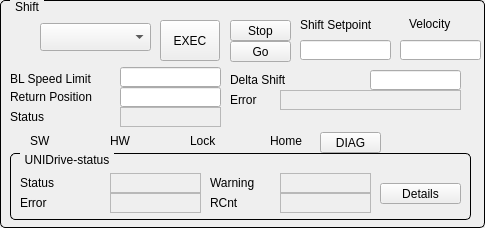
   <widget class="QGroupBox" name="titleGroupBox_5">
    <property name="geometry">
     <rect>
      <x>420</x>
      <y>230</y>
      <width>485</width>
      <height>228</height>
     </rect>
    </property>
    <property name="styleSheet">
     <string notr="true">QGroupBox {
     border: 1px solid black;
     border-radius: 5px;
     margin-top: 0.5em;
 }
 
 QGroupBox::title {
     subcontrol-origin: margin;
     left: 10px;
     padding: 0 3px 0 3px;
 }</string>
    </property>
    <property name="title">
     <string>Shift</string>
    </property>
    <widget class="QEPushButton" name="btnEXEC_3">
     <property name="geometry">
      <rect>
       <x>160</x>
       <y>20</y>
       <width>60</width>
       <height>41</height>
      </rect>
     </property>
     <property name="text">
      <string>EXEC</string>
     </property>
     <property name="variable" stdset="0">
      <string>UE56IS:SBaseCmdCalc.PROC</string>
     </property>
     <property name="pressText">
      <string>1</string>
     </property>
     <property name="clickText">
      <string>1</string>
     </property>
    </widget>
    <widget class="QLabel" name="label_57">
     <property name="geometry">
      <rect>
       <x>409</x>
       <y>14</y>
       <width>61</width>
       <height>20</height>
      </rect>
     </property>
     <property name="text">
      <string>Velocity</string>
     </property>
    </widget>
    <widget class="QELineEdit" name="qelineedit_18">
     <property name="geometry">
      <rect>
       <x>400</x>
       <y>40</y>
       <width>81</width>
       <height>20</height>
      </rect>
     </property>
     <property name="variable" stdset="0">
      <string>UE56IS:SDiagPhyVelSet</string>
     </property>
     <property name="displayAlarmStateOption" stdset="0">
      <enum>QE::Never</enum>
     </property>
     <property name="useDbPrecision">
      <bool>false</bool>
     </property>
    </widget>
    <widget class="QLabel" name="label_58">
     <property name="geometry">
      <rect>
       <x>230</x>
       <y>70</y>
       <width>100</width>
       <height>20</height>
      </rect>
     </property>
     <property name="text">
      <string>Delta Shift</string>
     </property>
    </widget>
    <widget class="QEComboBox" name="qecombobox_3">
     <property name="geometry">
      <rect>
       <x>40</x>
       <y>23</y>
       <width>111</width>
       <height>28</height>
      </rect>
     </property>
     <property name="variable" stdset="0">
      <string>UE56IS:SBaseCmdMcmd</string>
     </property>
    </widget>
    <widget class="QELineEdit" name="qelineedit_20">
     <property name="geometry">
      <rect>
       <x>370</x>
       <y>70</y>
       <width>91</width>
       <height>20</height>
      </rect>
     </property>
     <property name="variable" stdset="0">
      <string>UE56IS:SBaseParGapTrs</string>
     </property>
     <property name="useDbPrecision">
      <bool>false</bool>
     </property>
    </widget>
    <widget class="QELabel" name="qelabel_33">
     <property name="geometry">
      <rect>
       <x>280</x>
       <y>90</y>
       <width>181</width>
       <height>20</height>
      </rect>
     </property>
     <property name="frameShape">
      <enum>QFrame::StyledPanel</enum>
     </property>
     <property name="variable" stdset="0">
      <string>UE56IS:SBaseStatIELbl</string>
     </property>
    </widget>
    <widget class="QLabel" name="label_60">
     <property name="geometry">
      <rect>
       <x>10</x>
       <y>107</y>
       <width>61</width>
       <height>20</height>
      </rect>
     </property>
     <property name="text">
      <string>Status</string>
     </property>
    </widget>
    <widget class="QLabel" name="label_61">
     <property name="geometry">
      <rect>
       <x>230</x>
       <y>90</y>
       <width>41</width>
       <height>20</height>
      </rect>
     </property>
     <property name="text">
      <string>Error</string>
     </property>
    </widget>
    <widget class="QELabel" name="qelabel_34">
     <property name="geometry">
      <rect>
       <x>120</x>
       <y>107</y>
       <width>101</width>
       <height>20</height>
      </rect>
     </property>
     <property name="frameShape">
      <enum>QFrame::StyledPanel</enum>
     </property>
     <property name="variable" stdset="0">
      <string>UE56IS:SBaseStatISLbl</string>
     </property>
    </widget>
    <widget class="QESimpleShape" name="qesimpleshape_17">
     <property name="geometry">
      <rect>
       <x>466</x>
       <y>92</y>
       <width>16</width>
       <height>16</height>
      </rect>
     </property>
     <property name="colour1" stdset="0">
      <color>
       <red>204</red>
       <green>0</green>
       <blue>0</blue>
      </color>
     </property>
     <property name="variable" stdset="0">
      <string>UE56IS:SBaseStatHalt</string>
     </property>
    </widget>
    <widget class="QLabel" name="label_31">
     <property name="geometry">
      <rect>
       <x>300</x>
       <y>10</y>
       <width>91</width>
       <height>30</height>
      </rect>
     </property>
     <property name="text">
      <string>Shift Setpoint</string>
     </property>
    </widget>
    <widget class="QELineEdit" name="qelineedit_17">
     <property name="geometry">
      <rect>
       <x>300</x>
       <y>40</y>
       <width>91</width>
       <height>20</height>
      </rect>
     </property>
     <property name="variable" stdset="0">
      <string>UE56IS:SBaseParGapsel.B</string>
     </property>
     <property name="displayAlarmStateOption" stdset="0">
      <enum>QE::Never</enum>
     </property>
     <property name="useDbPrecision">
      <bool>false</bool>
     </property>
    </widget>
    <widget class="QESimpleShape" name="ledStopShift">
     <property name="geometry">
      <rect>
       <x>10</x>
       <y>30</y>
       <width>16</width>
       <height>16</height>
      </rect>
     </property>
     <property name="colour0" stdset="0">
      <color>
       <red>0</red>
       <green>205</green>
       <blue>0</blue>
      </color>
     </property>
     <property name="colour1" stdset="0">
      <color>
       <red>204</red>
       <green>0</green>
       <blue>0</blue>
      </color>
     </property>
     <property name="variable" stdset="0">
      <string>UE56IS:BaseCmnUsrStop.RVAL</string>
     </property>
    </widget>
    <widget class="QEPushButton" name="btnEXEC_5">
     <property name="geometry">
      <rect>
       <x>230</x>
       <y>20</y>
       <width>61</width>
       <height>21</height>
      </rect>
     </property>
     <property name="text">
      <string>Stop</string>
     </property>
     <property name="variable" stdset="0">
      <string>UE56IS:BaseCmnUsrStop</string>
     </property>
     <property name="pressText">
      <string>1</string>
     </property>
     <property name="clickText">
      <string>1</string>
     </property>
    </widget>
    <widget class="QEPushButton" name="btnEXEC_6">
     <property name="geometry">
      <rect>
       <x>230</x>
       <y>41</y>
       <width>61</width>
       <height>21</height>
      </rect>
     </property>
     <property name="text">
      <string>Go</string>
     </property>
     <property name="variable" stdset="0">
      <string>UE56IS:BaseCmnUsrStop</string>
     </property>
     <property name="pressText">
      <string>0</string>
     </property>
     <property name="clickText">
      <string>0</string>
     </property>
    </widget>
    <widget class="QELineEdit" name="qelineedit_9">
     <property name="geometry">
      <rect>
       <x>120</x>
       <y>87</y>
       <width>101</width>
       <height>20</height>
      </rect>
     </property>
     <property name="variable" stdset="0">
      <string>UE56IS:BaseHomeRPos.A</string>
     </property>
     <property name="useDbPrecision">
      <bool>false</bool>
     </property>
    </widget>
    <widget class="QLabel" name="label_46">
     <property name="geometry">
      <rect>
       <x>10</x>
       <y>87</y>
       <width>101</width>
       <height>20</height>
      </rect>
     </property>
     <property name="text">
      <string>Return Position</string>
     </property>
    </widget>
    <widget class="QLabel" name="label_59">
     <property name="geometry">
      <rect>
       <x>190</x>
       <y>131</y>
       <width>51</width>
       <height>20</height>
      </rect>
     </property>
     <property name="text">
      <string>Lock</string>
     </property>
    </widget>
    <widget class="QEPushButton" name="btnEXEC_12">
     <property name="geometry">
      <rect>
       <x>320</x>
       <y>132</y>
       <width>61</width>
       <height>21</height>
      </rect>
     </property>
     <property name="text">
      <string>DIAG</string>
     </property>
     <property name="variable" stdset="0">
      <string/>
     </property>
     <property name="pressText">
      <string>0</string>
     </property>
     <property name="clickText">
      <string>0</string>
     </property>
     <property name="program">
      <string>dm2k -x -cleanup /home/control/nfs/groups/control/panels/UE56IS.h.diag.adl</string>
     </property>
    </widget>
    <widget class="QESimpleShape" name="qesimpleshape_11">
     <property name="geometry">
      <rect>
       <x>250</x>
       <y>132</y>
       <width>16</width>
       <height>16</height>
      </rect>
     </property>
     <property name="colour1" stdset="0">
      <color>
       <red>204</red>
       <green>0</green>
       <blue>0</blue>
      </color>
     </property>
     <property name="variable" stdset="0">
      <string>UE56IS:DevHmeSttHme</string>
     </property>
    </widget>
    <widget class="QLabel" name="label_66">
     <property name="geometry">
      <rect>
       <x>270</x>
       <y>131</y>
       <width>51</width>
       <height>20</height>
      </rect>
     </property>
     <property name="text">
      <string>Home</string>
     </property>
    </widget>
    <widget class="QESimpleShape" name="qesimpleshape_12">
     <property name="geometry">
      <rect>
       <x>10</x>
       <y>132</y>
       <width>16</width>
       <height>16</height>
      </rect>
     </property>
     <property name="colour1" stdset="0">
      <color>
       <red>204</red>
       <green>0</green>
       <blue>0</blue>
      </color>
     </property>
     <property name="variable" stdset="0">
      <string>UE56IS:SBaseStatHalt</string>
     </property>
    </widget>
    <widget class="QESimpleShape" name="qesimpleshape_13">
     <property name="geometry">
      <rect>
       <x>90</x>
       <y>132</y>
       <width>16</width>
       <height>16</height>
      </rect>
     </property>
     <property name="colour1" stdset="0">
      <color>
       <red>204</red>
       <green>0</green>
       <blue>0</blue>
      </color>
     </property>
     <property name="variable" stdset="0">
      <string>UE56IS:BaseCmnHWOK</string>
     </property>
    </widget>
    <widget class="QESimpleShape" name="qesimpleshape_14">
     <property name="geometry">
      <rect>
       <x>170</x>
       <y>132</y>
       <width>16</width>
       <height>16</height>
      </rect>
     </property>
     <property name="colour1" stdset="0">
      <color>
       <red>204</red>
       <green>0</green>
       <blue>0</blue>
      </color>
     </property>
     <property name="variable" stdset="0">
      <string>UE56IS:BaseCmdHmLock</string>
     </property>
    </widget>
    <widget class="QLabel" name="label_62">
     <property name="geometry">
      <rect>
       <x>110</x>
       <y>131</y>
       <width>51</width>
       <height>20</height>
      </rect>
     </property>
     <property name="text">
      <string>HW</string>
     </property>
    </widget>
    <widget class="QLabel" name="label_63">
     <property name="geometry">
      <rect>
       <x>30</x>
       <y>131</y>
       <width>51</width>
       <height>20</height>
      </rect>
     </property>
     <property name="text">
      <string>SW</string>
     </property>
    </widget>
    <widget class="QGroupBox" name="titleGroupBox_7">
     <property name="geometry">
      <rect>
       <x>10</x>
       <y>153</y>
       <width>461</width>
       <height>67</height>
      </rect>
     </property>
     <property name="styleSheet">
      <string notr="true">QGroupBox {
     border: 1px solid black;
     border-radius: 5px;
     margin-top: 0.5em;
 }
 
 QGroupBox::title {
     subcontrol-origin: margin;
     left: 10px;
     padding: 0 3px 0 3px;
 }</string>
     </property>
     <property name="title">
      <string>UNIDrive-status</string>
     </property>
     <widget class="QELabel" name="qelabel_18">
      <property name="geometry">
       <rect>
        <x>100</x>
        <y>20</y>
        <width>91</width>
        <height>20</height>
       </rect>
      </property>
      <property name="frameShape">
       <enum>QFrame::StyledPanel</enum>
      </property>
      <property name="variable" stdset="0">
       <string>UE56IS:AdiHGblStt</string>
      </property>
     </widget>
     <widget class="QLabel" name="label_64">
      <property name="geometry">
       <rect>
        <x>10</x>
        <y>20</y>
        <width>81</width>
        <height>20</height>
       </rect>
      </property>
      <property name="text">
       <string>Status</string>
      </property>
     </widget>
     <widget class="QLabel" name="label_67">
      <property name="geometry">
       <rect>
        <x>10</x>
        <y>40</y>
        <width>81</width>
        <height>20</height>
       </rect>
      </property>
      <property name="text">
       <string>Error</string>
      </property>
     </widget>
     <widget class="QELabel" name="qelabel_21">
      <property name="geometry">
       <rect>
        <x>100</x>
        <y>40</y>
        <width>91</width>
        <height>20</height>
       </rect>
      </property>
      <property name="frameShape">
       <enum>QFrame::StyledPanel</enum>
      </property>
      <property name="variable" stdset="0">
       <string>UE56IS:AdiHGblErr</string>
      </property>
     </widget>
     <widget class="QELabel" name="qelabel_23">
      <property name="geometry">
       <rect>
        <x>270</x>
        <y>40</y>
        <width>91</width>
        <height>20</height>
       </rect>
      </property>
      <property name="frameShape">
       <enum>QFrame::StyledPanel</enum>
      </property>
      <property name="variable" stdset="0">
       <string>UE56IS:SBaseStatISCnt</string>
      </property>
     </widget>
     <widget class="QLabel" name="label_68">
      <property name="geometry">
       <rect>
        <x>200</x>
        <y>20</y>
        <width>71</width>
        <height>20</height>
       </rect>
      </property>
      <property name="text">
       <string>Warning</string>
      </property>
     </widget>
     <widget class="QELabel" name="qelabel_24">
      <property name="geometry">
       <rect>
        <x>270</x>
        <y>20</y>
        <width>91</width>
        <height>20</height>
       </rect>
      </property>
      <property name="frameShape">
       <enum>QFrame::StyledPanel</enum>
      </property>
      <property name="variable" stdset="0">
       <string>UE56IS:AdiHGblWrn</string>
      </property>
     </widget>
     <widget class="QLabel" name="label_69">
      <property name="geometry">
       <rect>
        <x>200</x>
        <y>40</y>
        <width>61</width>
        <height>20</height>
       </rect>
      </property>
      <property name="text">
       <string>RCnt</string>
      </property>
     </widget>
     <widget class="QEPushButton" name="qepushbutton_2">
      <property name="geometry">
       <rect>
        <x>370</x>
        <y>30</y>
        <width>81</width>
        <height>21</height>
       </rect>
      </property>
      <property name="text">
       <string>Details</string>
      </property>
      <property name="program">
       <string>dm2k -x  -cleanup /home/control/nfs/groups/control/panels/UE56IS.h.motor.adl</string>
      </property>
     </widget>
    </widget>
    <widget class="QELineEdit" name="qelineedit_12">
     <property name="geometry">
      <rect>
       <x>120</x>
       <y>67</y>
       <width>101</width>
       <height>20</height>
      </rect>
     </property>
     <property name="variable" stdset="0">
      <string>ID11-MO:BLShiftSpeedLimit</string>
     </property>
     <property name="displayAlarmStateOption" stdset="0">
      <enum>QE::Never</enum>
     </property>
     <property name="useDbPrecision">
      <bool>false</bool>
     </property>
    </widget>
    <widget class="QLabel" name="label_74">
     <property name="geometry">
      <rect>
       <x>10</x>
       <y>69</y>
       <width>111</width>
       <height>20</height>
      </rect>
     </property>
     <property name="text">
      <string>BL Speed Limit</string>
     </property>
    </widget>
   </widget>
